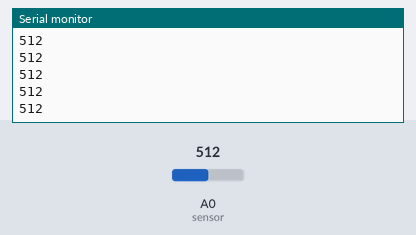
Simulated run of this sketch. Board: Arduino Uno, built with avr-gcc and run on an emulated ATmega328P. Shown: the last lines printed to the serial monitor. The test bench sets the inputs (shaded band); at power-on: A0 (sensor) = 512.

Above: at 1.2 s.
1.3 s: A0 (sensor) set to 716
At 2.2 s:
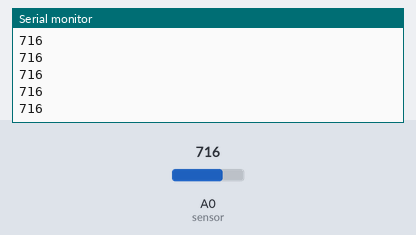
2.8 s: A0 (sensor) set to 900
At 3.8 s:
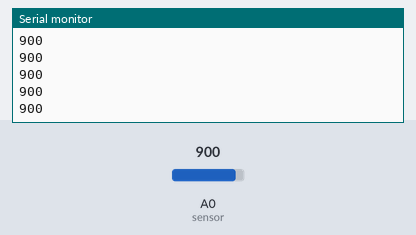
Timing chart, 0 to 5.8 s (numbered marks = the images above; inputs shaded):
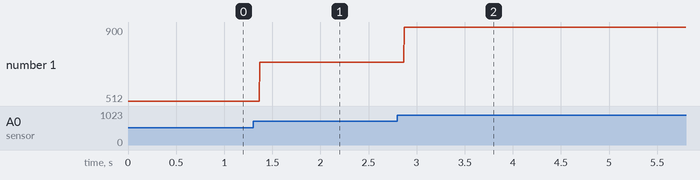

Measured:
- after the input at 1.3 s, the serial monitor: prints a new line after 0.07 s (image 1)
- after the input at 2.8 s, the serial monitor: prints a new line after 0.07 s (image 2)
- plotted number 1: 512 → 716 after the input at 1.3 s, 716 → 900 after the input at 2.8 s

The sketch:

sensor_nivel_de_agua.ino
```cpp
int sensor = A0;
int nivel;

void setup(){
  pinMode(sensor, INPUT);
  Serial.begin(9600);
}
void loop(){
  nivel = analogRead(sensor);
  Serial.println(nivel);
}
```
